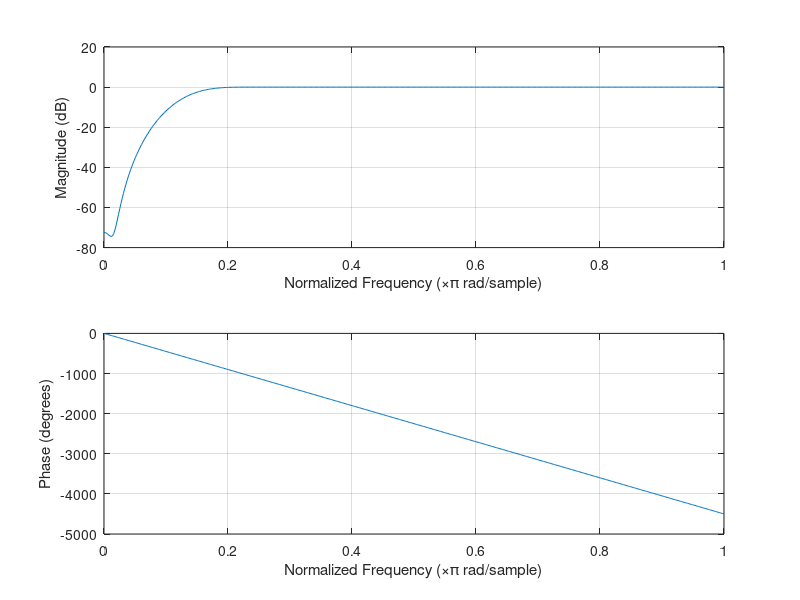
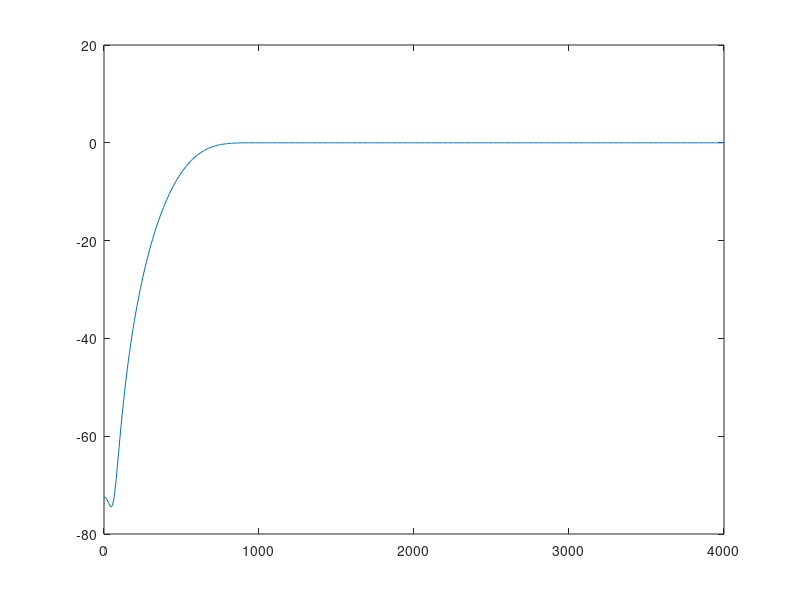

Recreate these plots in MATLAB, in order.
clear all;clc;close all;
fs = 8000; % Sampling rate in Hz 
cutoff1 = 500; % High pass cutoff in Hz
order = 50; % should be even number %%order = 50, and blackman window for good highpass operation
t = -order/2:order/2;  % 
win = blackman(length(t))';%rectwin(length(t))';% % hamming(length(t))';bartlett(length(t))';
r1 = 2*cutoff1/fs;
B = (sinc(t) - sinc(r1*t).*r1).*win; figure;plot(B);
freqz(B);
h = freqz(B);
figure;plot(linspace(0,fs/2,length(h)),20.*log10(abs(h)));
% T = 0:1/fs:0.0025; 
% ip = square(2*pi*2000*T);figure;plot(T,ip);
% op = filter(B,1,ip);
